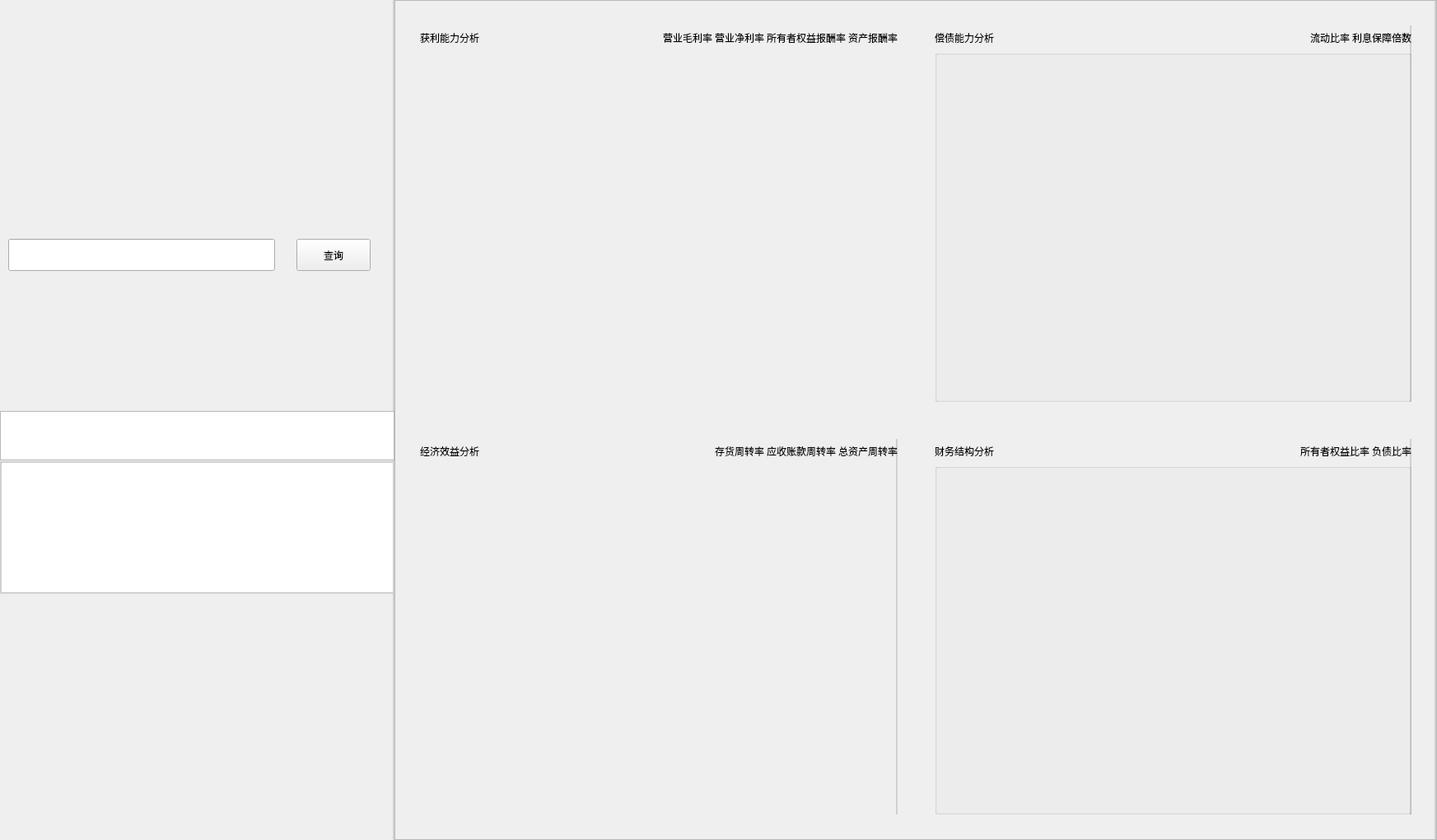
<?xml version="1.0" encoding="UTF-8"?>
<ui version="4.0">
 <class>MainWindow</class>
 <widget class="QMainWindow" name="MainWindow">
  <property name="geometry">
   <rect>
    <x>0</x>
    <y>0</y>
    <width>1745</width>
    <height>1020</height>
   </rect>
  </property>
  <property name="windowTitle">
   <string>MainWindow</string>
  </property>
  <widget class="QWidget" name="centralwidget">
   <layout class="QHBoxLayout" name="horizontalLayout">
    <property name="spacing">
     <number>0</number>
    </property>
    <property name="leftMargin">
     <number>0</number>
    </property>
    <property name="topMargin">
     <number>0</number>
    </property>
    <property name="rightMargin">
     <number>0</number>
    </property>
    <property name="bottomMargin">
     <number>0</number>
    </property>
    <item>
     <widget class="QWidget" name="widget" native="true">
      <property name="sizePolicy">
       <sizepolicy hsizetype="Expanding" vsizetype="Expanding">
        <horstretch>0</horstretch>
        <verstretch>0</verstretch>
       </sizepolicy>
      </property>
      <property name="minimumSize">
       <size>
        <width>479</width>
        <height>0</height>
       </size>
      </property>
      <property name="maximumSize">
       <size>
        <width>479</width>
        <height>16777215</height>
       </size>
      </property>
      <property name="styleSheet">
       <string notr="true">border-right:2px solid #d1cfd0;</string>
      </property>
      <widget class="QTextEdit" name="textEdit">
       <property name="geometry">
        <rect>
         <x>0</x>
         <y>560</y>
         <width>479</width>
         <height>161</height>
        </rect>
       </property>
       <property name="styleSheet">
        <string notr="true">border: 2px solid #d1cfd0;
</string>
       </property>
      </widget>
      <widget class="QWidget" name="logo" native="true">
       <property name="geometry">
        <rect>
         <x>0</x>
         <y>10</y>
         <width>479</width>
         <height>247</height>
        </rect>
       </property>
       <property name="styleSheet">
        <string notr="true">background-image:url('logo.png');</string>
       </property>
      </widget>
      <widget class="QLineEdit" name="lineEdit">
       <property name="geometry">
        <rect>
         <x>10</x>
         <y>290</y>
         <width>324</width>
         <height>39</height>
        </rect>
       </property>
       <property name="sizePolicy">
        <sizepolicy hsizetype="Preferred" vsizetype="Preferred">
         <horstretch>0</horstretch>
         <verstretch>0</verstretch>
        </sizepolicy>
       </property>
       <property name="minimumSize">
        <size>
         <width>0</width>
         <height>36</height>
        </size>
       </property>
       <property name="styleSheet">
        <string notr="true"/>
       </property>
       <property name="text">
        <string/>
       </property>
      </widget>
      <widget class="QPushButton" name="search">
       <property name="geometry">
        <rect>
         <x>360</x>
         <y>290</y>
         <width>90</width>
         <height>39</height>
        </rect>
       </property>
       <property name="sizePolicy">
        <sizepolicy hsizetype="Expanding" vsizetype="Expanding">
         <horstretch>0</horstretch>
         <verstretch>0</verstretch>
        </sizepolicy>
       </property>
       <property name="minimumSize">
        <size>
         <width>60</width>
         <height>36</height>
        </size>
       </property>
       <property name="maximumSize">
        <size>
         <width>90</width>
         <height>16777215</height>
        </size>
       </property>
       <property name="cursor">
        <cursorShape>PointingHandCursor</cursorShape>
       </property>
       <property name="styleSheet">
        <string notr="true"/>
       </property>
       <property name="text">
        <string>查询</string>
       </property>
      </widget>
      <widget class="QWidget" name="widget_3" native="true">
       <property name="geometry">
        <rect>
         <x>80</x>
         <y>720</y>
         <width>300</width>
         <height>300</height>
        </rect>
       </property>
       <property name="styleSheet">
        <string notr="true">background:url('huizhang.png');
border:none;</string>
       </property>
      </widget>
      <widget class="QTextEdit" name="textEdit_2">
       <property name="geometry">
        <rect>
         <x>0</x>
         <y>499</y>
         <width>479</width>
         <height>60</height>
        </rect>
       </property>
       <property name="styleSheet">
        <string notr="true">boredr:none;
</string>
       </property>
      </widget>
     </widget>
    </item>
    <item>
     <widget class="QScrollArea" name="scrollArea">
      <property name="minimumSize">
       <size>
        <width>870</width>
        <height>0</height>
       </size>
      </property>
      <property name="styleSheet">
       <string notr="true">border-right:2px solid #d1cfd0;</string>
      </property>
      <property name="widgetResizable">
       <bool>true</bool>
      </property>
      <widget class="QWidget" name="scrollAreaWidgetContents">
       <property name="geometry">
        <rect>
         <x>0</x>
         <y>0</y>
         <width>1264</width>
         <height>1018</height>
        </rect>
       </property>
       <layout class="QGridLayout" name="gridLayout">
        <property name="leftMargin">
         <number>30</number>
        </property>
        <property name="topMargin">
         <number>30</number>
        </property>
        <property name="rightMargin">
         <number>30</number>
        </property>
        <property name="bottomMargin">
         <number>30</number>
        </property>
        <property name="spacing">
         <number>45</number>
        </property>
        <item row="2" column="1">
         <widget class="QWidget" name="widget_13" native="true">
          <property name="minimumSize">
           <size>
            <width>400</width>
            <height>360</height>
           </size>
          </property>
          <property name="styleSheet">
           <string notr="true"/>
          </property>
          <layout class="QVBoxLayout" name="verticalLayout_5">
           <property name="spacing">
            <number>0</number>
           </property>
           <property name="leftMargin">
            <number>0</number>
           </property>
           <property name="topMargin">
            <number>0</number>
           </property>
           <property name="rightMargin">
            <number>0</number>
           </property>
           <property name="bottomMargin">
            <number>0</number>
           </property>
           <item>
            <widget class="QWidget" name="widget_14" native="true">
             <property name="sizePolicy">
              <sizepolicy hsizetype="Preferred" vsizetype="Fixed">
               <horstretch>0</horstretch>
               <verstretch>0</verstretch>
              </sizepolicy>
             </property>
             <property name="maximumSize">
              <size>
               <width>16777215</width>
               <height>30</height>
              </size>
             </property>
             <layout class="QHBoxLayout" name="horizontalLayout_10">
              <property name="spacing">
               <number>0</number>
              </property>
              <property name="leftMargin">
               <number>0</number>
              </property>
              <property name="topMargin">
               <number>0</number>
              </property>
              <property name="rightMargin">
               <number>0</number>
              </property>
              <property name="bottomMargin">
               <number>0</number>
              </property>
              <item>
               <widget class="QLabel" name="label_5">
                <property name="styleSheet">
                 <string notr="true">border:none;</string>
                </property>
                <property name="text">
                 <string>财务结构分析</string>
                </property>
               </widget>
              </item>
              <item>
               <widget class="QWidget" name="widget_15" native="true">
                <property name="sizePolicy">
                 <sizepolicy hsizetype="Fixed" vsizetype="Fixed">
                  <horstretch>0</horstretch>
                  <verstretch>0</verstretch>
                 </sizepolicy>
                </property>
                <property name="minimumSize">
                 <size>
                  <width>0</width>
                  <height>30</height>
                 </size>
                </property>
                <property name="maximumSize">
                 <size>
                  <width>16777215</width>
                  <height>30</height>
                 </size>
                </property>
                <property name="styleSheet">
                 <string notr="true">border:none;</string>
                </property>
                <layout class="QHBoxLayout" name="horizontalLayout_11">
                 <property name="spacing">
                  <number>3</number>
                 </property>
                 <property name="leftMargin">
                  <number>0</number>
                 </property>
                 <property name="topMargin">
                  <number>0</number>
                 </property>
                 <property name="rightMargin">
                  <number>0</number>
                 </property>
                 <property name="bottomMargin">
                  <number>0</number>
                 </property>
                 <item>
                  <widget class="QPushButton" name="pushButton_13">
                   <property name="sizePolicy">
                    <sizepolicy hsizetype="Fixed" vsizetype="Fixed">
                     <horstretch>0</horstretch>
                     <verstretch>0</verstretch>
                    </sizepolicy>
                   </property>
                   <property name="minimumSize">
                    <size>
                     <width>0</width>
                     <height>30</height>
                    </size>
                   </property>
                   <property name="styleSheet">
                    <string notr="true"/>
                   </property>
                   <property name="text">
                    <string>所有者权益比率</string>
                   </property>
                  </widget>
                 </item>
                 <item>
                  <widget class="QPushButton" name="pushButton_14">
                   <property name="sizePolicy">
                    <sizepolicy hsizetype="Fixed" vsizetype="Fixed">
                     <horstretch>0</horstretch>
                     <verstretch>0</verstretch>
                    </sizepolicy>
                   </property>
                   <property name="minimumSize">
                    <size>
                     <width>0</width>
                     <height>30</height>
                    </size>
                   </property>
                   <property name="styleSheet">
                    <string notr="true"/>
                   </property>
                   <property name="text">
                    <string>负债比率</string>
                   </property>
                  </widget>
                 </item>
                </layout>
               </widget>
              </item>
             </layout>
            </widget>
           </item>
           <item>
            <widget class="QGroupBox" name="groupBox_5">
             <property name="sizePolicy">
              <sizepolicy hsizetype="Preferred" vsizetype="Preferred">
               <horstretch>0</horstretch>
               <verstretch>0</verstretch>
              </sizepolicy>
             </property>
             <property name="title">
              <string/>
             </property>
            </widget>
           </item>
          </layout>
         </widget>
        </item>
        <item row="0" column="0">
         <widget class="QWidget" name="widget_2" native="true">
          <property name="minimumSize">
           <size>
            <width>400</width>
            <height>360</height>
           </size>
          </property>
          <property name="styleSheet">
           <string notr="true">border:none;</string>
          </property>
          <layout class="QVBoxLayout" name="verticalLayout_2">
           <property name="spacing">
            <number>0</number>
           </property>
           <property name="leftMargin">
            <number>0</number>
           </property>
           <property name="topMargin">
            <number>0</number>
           </property>
           <property name="rightMargin">
            <number>0</number>
           </property>
           <property name="bottomMargin">
            <number>0</number>
           </property>
           <item>
            <widget class="QWidget" name="widget_5" native="true">
             <property name="sizePolicy">
              <sizepolicy hsizetype="Preferred" vsizetype="Fixed">
               <horstretch>0</horstretch>
               <verstretch>0</verstretch>
              </sizepolicy>
             </property>
             <property name="maximumSize">
              <size>
               <width>16777215</width>
               <height>30</height>
              </size>
             </property>
             <property name="styleSheet">
              <string notr="true">border:none;</string>
             </property>
             <layout class="QHBoxLayout" name="horizontalLayout_4">
              <property name="spacing">
               <number>0</number>
              </property>
              <property name="leftMargin">
               <number>0</number>
              </property>
              <property name="topMargin">
               <number>0</number>
              </property>
              <property name="rightMargin">
               <number>0</number>
              </property>
              <property name="bottomMargin">
               <number>0</number>
              </property>
              <item>
               <widget class="QLabel" name="label_2">
                <property name="styleSheet">
                 <string notr="true"/>
                </property>
                <property name="text">
                 <string>获利能力分析</string>
                </property>
               </widget>
              </item>
              <item>
               <widget class="QWidget" name="widget_6" native="true">
                <property name="sizePolicy">
                 <sizepolicy hsizetype="Fixed" vsizetype="Fixed">
                  <horstretch>0</horstretch>
                  <verstretch>0</verstretch>
                 </sizepolicy>
                </property>
                <property name="minimumSize">
                 <size>
                  <width>0</width>
                  <height>30</height>
                 </size>
                </property>
                <property name="maximumSize">
                 <size>
                  <width>16777215</width>
                  <height>30</height>
                 </size>
                </property>
                <property name="styleSheet">
                 <string notr="true">border:none</string>
                </property>
                <layout class="QHBoxLayout" name="horizontalLayout_5">
                 <property name="spacing">
                  <number>3</number>
                 </property>
                 <property name="leftMargin">
                  <number>0</number>
                 </property>
                 <property name="topMargin">
                  <number>0</number>
                 </property>
                 <property name="rightMargin">
                  <number>0</number>
                 </property>
                 <property name="bottomMargin">
                  <number>0</number>
                 </property>
                 <item>
                  <widget class="QPushButton" name="pushButton_4">
                   <property name="sizePolicy">
                    <sizepolicy hsizetype="Fixed" vsizetype="Fixed">
                     <horstretch>0</horstretch>
                     <verstretch>0</verstretch>
                    </sizepolicy>
                   </property>
                   <property name="minimumSize">
                    <size>
                     <width>0</width>
                     <height>30</height>
                    </size>
                   </property>
                   <property name="toolTip">
                    <string extracomment="营业毛利率"/>
                   </property>
                   <property name="styleSheet">
                    <string notr="true"/>
                   </property>
                   <property name="text">
                    <string>营业毛利率</string>
                   </property>
                  </widget>
                 </item>
                 <item>
                  <widget class="QPushButton" name="pushButton_5">
                   <property name="sizePolicy">
                    <sizepolicy hsizetype="Fixed" vsizetype="Fixed">
                     <horstretch>0</horstretch>
                     <verstretch>0</verstretch>
                    </sizepolicy>
                   </property>
                   <property name="minimumSize">
                    <size>
                     <width>0</width>
                     <height>30</height>
                    </size>
                   </property>
                   <property name="toolTip">
                    <string extracomment="营业净利率"/>
                   </property>
                   <property name="styleSheet">
                    <string notr="true"/>
                   </property>
                   <property name="text">
                    <string>营业净利率</string>
                   </property>
                  </widget>
                 </item>
                 <item>
                  <widget class="QPushButton" name="pushButton_6">
                   <property name="sizePolicy">
                    <sizepolicy hsizetype="Fixed" vsizetype="Fixed">
                     <horstretch>0</horstretch>
                     <verstretch>0</verstretch>
                    </sizepolicy>
                   </property>
                   <property name="minimumSize">
                    <size>
                     <width>0</width>
                     <height>30</height>
                    </size>
                   </property>
                   <property name="toolTip">
                    <string extracomment="所有者权益报酬率"/>
                   </property>
                   <property name="styleSheet">
                    <string notr="true"/>
                   </property>
                   <property name="text">
                    <string>所有者权益报酬率</string>
                   </property>
                  </widget>
                 </item>
                 <item>
                  <widget class="QPushButton" name="pushButton_9">
                   <property name="sizePolicy">
                    <sizepolicy hsizetype="Fixed" vsizetype="Fixed">
                     <horstretch>0</horstretch>
                     <verstretch>0</verstretch>
                    </sizepolicy>
                   </property>
                   <property name="minimumSize">
                    <size>
                     <width>0</width>
                     <height>30</height>
                    </size>
                   </property>
                   <property name="toolTip">
                    <string extracomment="所有者权益报酬率"/>
                   </property>
                   <property name="styleSheet">
                    <string notr="true"/>
                   </property>
                   <property name="text">
                    <string>资产报酬率</string>
                   </property>
                  </widget>
                 </item>
                </layout>
               </widget>
              </item>
             </layout>
            </widget>
           </item>
           <item>
            <widget class="QGroupBox" name="groupBox_2">
             <property name="sizePolicy">
              <sizepolicy hsizetype="Preferred" vsizetype="Preferred">
               <horstretch>0</horstretch>
               <verstretch>0</verstretch>
              </sizepolicy>
             </property>
             <property name="title">
              <string/>
             </property>
            </widget>
           </item>
          </layout>
         </widget>
        </item>
        <item row="0" column="1">
         <widget class="QWidget" name="widget_7" native="true">
          <property name="minimumSize">
           <size>
            <width>400</width>
            <height>360</height>
           </size>
          </property>
          <property name="styleSheet">
           <string notr="true"/>
          </property>
          <layout class="QVBoxLayout" name="verticalLayout_3">
           <property name="spacing">
            <number>0</number>
           </property>
           <property name="leftMargin">
            <number>0</number>
           </property>
           <property name="topMargin">
            <number>0</number>
           </property>
           <property name="rightMargin">
            <number>0</number>
           </property>
           <property name="bottomMargin">
            <number>0</number>
           </property>
           <item>
            <widget class="QWidget" name="widget_8" native="true">
             <property name="sizePolicy">
              <sizepolicy hsizetype="Preferred" vsizetype="Fixed">
               <horstretch>0</horstretch>
               <verstretch>0</verstretch>
              </sizepolicy>
             </property>
             <property name="maximumSize">
              <size>
               <width>16777215</width>
               <height>30</height>
              </size>
             </property>
             <layout class="QHBoxLayout" name="horizontalLayout_6">
              <property name="spacing">
               <number>0</number>
              </property>
              <property name="leftMargin">
               <number>0</number>
              </property>
              <property name="topMargin">
               <number>0</number>
              </property>
              <property name="rightMargin">
               <number>0</number>
              </property>
              <property name="bottomMargin">
               <number>0</number>
              </property>
              <item>
               <widget class="QLabel" name="label_3">
                <property name="styleSheet">
                 <string notr="true">border:none;</string>
                </property>
                <property name="text">
                 <string>偿债能力分析</string>
                </property>
               </widget>
              </item>
              <item>
               <widget class="QWidget" name="widget_9" native="true">
                <property name="sizePolicy">
                 <sizepolicy hsizetype="Fixed" vsizetype="Fixed">
                  <horstretch>0</horstretch>
                  <verstretch>0</verstretch>
                 </sizepolicy>
                </property>
                <property name="minimumSize">
                 <size>
                  <width>0</width>
                  <height>30</height>
                 </size>
                </property>
                <property name="maximumSize">
                 <size>
                  <width>16777215</width>
                  <height>30</height>
                 </size>
                </property>
                <property name="styleSheet">
                 <string notr="true">border:none;</string>
                </property>
                <layout class="QHBoxLayout" name="horizontalLayout_7">
                 <property name="spacing">
                  <number>3</number>
                 </property>
                 <property name="leftMargin">
                  <number>0</number>
                 </property>
                 <property name="topMargin">
                  <number>0</number>
                 </property>
                 <property name="rightMargin">
                  <number>0</number>
                 </property>
                 <property name="bottomMargin">
                  <number>0</number>
                 </property>
                 <item>
                  <widget class="QPushButton" name="pushButton_7">
                   <property name="sizePolicy">
                    <sizepolicy hsizetype="Fixed" vsizetype="Fixed">
                     <horstretch>0</horstretch>
                     <verstretch>0</verstretch>
                    </sizepolicy>
                   </property>
                   <property name="minimumSize">
                    <size>
                     <width>0</width>
                     <height>30</height>
                    </size>
                   </property>
                   <property name="styleSheet">
                    <string notr="true"/>
                   </property>
                   <property name="text">
                    <string>流动比率</string>
                   </property>
                  </widget>
                 </item>
                 <item>
                  <widget class="QPushButton" name="pushButton_8">
                   <property name="sizePolicy">
                    <sizepolicy hsizetype="Fixed" vsizetype="Fixed">
                     <horstretch>0</horstretch>
                     <verstretch>0</verstretch>
                    </sizepolicy>
                   </property>
                   <property name="minimumSize">
                    <size>
                     <width>0</width>
                     <height>30</height>
                    </size>
                   </property>
                   <property name="styleSheet">
                    <string notr="true"/>
                   </property>
                   <property name="text">
                    <string>利息保障倍数</string>
                   </property>
                  </widget>
                 </item>
                </layout>
               </widget>
              </item>
             </layout>
            </widget>
           </item>
           <item>
            <widget class="QGroupBox" name="groupBox_3">
             <property name="sizePolicy">
              <sizepolicy hsizetype="Preferred" vsizetype="Preferred">
               <horstretch>0</horstretch>
               <verstretch>0</verstretch>
              </sizepolicy>
             </property>
             <property name="title">
              <string/>
             </property>
            </widget>
           </item>
          </layout>
         </widget>
        </item>
        <item row="2" column="0">
         <widget class="QWidget" name="widget_10" native="true">
          <property name="minimumSize">
           <size>
            <width>400</width>
            <height>360</height>
           </size>
          </property>
          <property name="styleSheet">
           <string notr="true"/>
          </property>
          <layout class="QVBoxLayout" name="verticalLayout_4">
           <property name="spacing">
            <number>0</number>
           </property>
           <property name="leftMargin">
            <number>0</number>
           </property>
           <property name="topMargin">
            <number>0</number>
           </property>
           <property name="rightMargin">
            <number>0</number>
           </property>
           <property name="bottomMargin">
            <number>0</number>
           </property>
           <item>
            <widget class="QWidget" name="widget_11" native="true">
             <property name="sizePolicy">
              <sizepolicy hsizetype="Preferred" vsizetype="Fixed">
               <horstretch>0</horstretch>
               <verstretch>0</verstretch>
              </sizepolicy>
             </property>
             <property name="maximumSize">
              <size>
               <width>16777215</width>
               <height>30</height>
              </size>
             </property>
             <layout class="QHBoxLayout" name="horizontalLayout_8">
              <property name="spacing">
               <number>0</number>
              </property>
              <property name="leftMargin">
               <number>0</number>
              </property>
              <property name="topMargin">
               <number>0</number>
              </property>
              <property name="rightMargin">
               <number>0</number>
              </property>
              <property name="bottomMargin">
               <number>0</number>
              </property>
              <item>
               <widget class="QLabel" name="label_4">
                <property name="styleSheet">
                 <string notr="true">border:none;</string>
                </property>
                <property name="text">
                 <string>经济效益分析</string>
                </property>
               </widget>
              </item>
              <item>
               <widget class="QWidget" name="widget_12" native="true">
                <property name="sizePolicy">
                 <sizepolicy hsizetype="Fixed" vsizetype="Fixed">
                  <horstretch>0</horstretch>
                  <verstretch>0</verstretch>
                 </sizepolicy>
                </property>
                <property name="minimumSize">
                 <size>
                  <width>0</width>
                  <height>30</height>
                 </size>
                </property>
                <property name="maximumSize">
                 <size>
                  <width>16777215</width>
                  <height>30</height>
                 </size>
                </property>
                <property name="styleSheet">
                 <string notr="true">border:none;</string>
                </property>
                <layout class="QHBoxLayout" name="horizontalLayout_9">
                 <property name="spacing">
                  <number>3</number>
                 </property>
                 <property name="leftMargin">
                  <number>0</number>
                 </property>
                 <property name="topMargin">
                  <number>0</number>
                 </property>
                 <property name="rightMargin">
                  <number>0</number>
                 </property>
                 <property name="bottomMargin">
                  <number>0</number>
                 </property>
                 <item>
                  <widget class="QPushButton" name="pushButton_10">
                   <property name="sizePolicy">
                    <sizepolicy hsizetype="Fixed" vsizetype="Fixed">
                     <horstretch>0</horstretch>
                     <verstretch>0</verstretch>
                    </sizepolicy>
                   </property>
                   <property name="minimumSize">
                    <size>
                     <width>0</width>
                     <height>30</height>
                    </size>
                   </property>
                   <property name="styleSheet">
                    <string notr="true"/>
                   </property>
                   <property name="text">
                    <string>存货周转率</string>
                   </property>
                  </widget>
                 </item>
                 <item>
                  <widget class="QPushButton" name="pushButton_11">
                   <property name="sizePolicy">
                    <sizepolicy hsizetype="Fixed" vsizetype="Fixed">
                     <horstretch>0</horstretch>
                     <verstretch>0</verstretch>
                    </sizepolicy>
                   </property>
                   <property name="minimumSize">
                    <size>
                     <width>0</width>
                     <height>30</height>
                    </size>
                   </property>
                   <property name="styleSheet">
                    <string notr="true"/>
                   </property>
                   <property name="text">
                    <string>应收账款周转率</string>
                   </property>
                  </widget>
                 </item>
                 <item>
                  <widget class="QPushButton" name="pushButton_12">
                   <property name="sizePolicy">
                    <sizepolicy hsizetype="Fixed" vsizetype="Fixed">
                     <horstretch>0</horstretch>
                     <verstretch>0</verstretch>
                    </sizepolicy>
                   </property>
                   <property name="minimumSize">
                    <size>
                     <width>0</width>
                     <height>30</height>
                    </size>
                   </property>
                   <property name="styleSheet">
                    <string notr="true"/>
                   </property>
                   <property name="text">
                    <string>总资产周转率</string>
                   </property>
                  </widget>
                 </item>
                </layout>
               </widget>
              </item>
             </layout>
            </widget>
           </item>
           <item>
            <widget class="QGroupBox" name="groupBox_4">
             <property name="sizePolicy">
              <sizepolicy hsizetype="Preferred" vsizetype="Preferred">
               <horstretch>0</horstretch>
               <verstretch>0</verstretch>
              </sizepolicy>
             </property>
             <property name="styleSheet">
              <string notr="true">border:none;</string>
             </property>
             <property name="title">
              <string/>
             </property>
            </widget>
           </item>
          </layout>
         </widget>
        </item>
       </layout>
      </widget>
     </widget>
    </item>
   </layout>
  </widget>
 </widget>
 <resources/>
 <connections/>
</ui>
